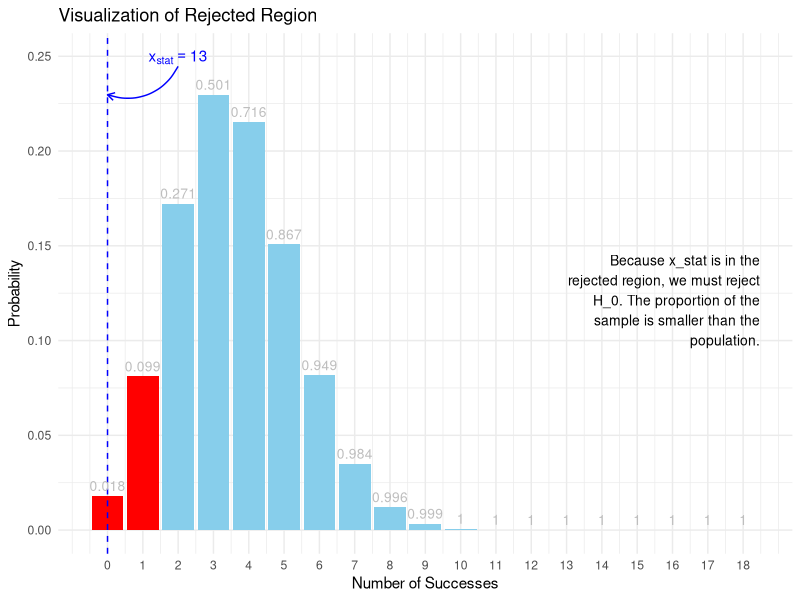

Source code (R):
# Load necessary libraries
library(ggplot2)
library(grid)

# Define parameters for the binomial distribution
n <- 18  # number of trials
p <- 0.2 # probability of success
right_tail <- FALSE
cv <- 1 # critical value
x_stat <- 0 # value for vertical line

# Create a data frame for the binomial distribution
x <- 0:n  # possible number of successes
probabilities <- dbinom(x, size = n, prob = p)  # calculate probabilities
cumulative_probabilities <- pbinom(x, size = n, prob = p)  # calculate cumulative probabilities
binom_data <- data.frame(successes = x, probabilities = probabilities, cumulative_probabilities = cumulative_probabilities)

# Find the maximum probability for positioning the label
max_prob <- max(probabilities)

# Determine the text to display based on the conditions
if (right_tail && x_stat > cv) {
  text_content <- "Because x_stat is in the rejected region, we must reject H_0. The proportion of the sample is bigger than the population."
} else if (right_tail && x_stat <= cv) {
  text_content <- "Because x_stat is not in the rejected region, we fail to reject H_0. The proportion of the sample is not bigger than the population."
} else if (!right_tail && x_stat > cv) {
  text_content <- "Because x_stat is not in the rejected region, we fail to reject H_0. The proportion of the sample is not smaller than the population."
} else {
  text_content <- "Because x_stat is in the rejected region, we must reject H_0. The proportion of the sample is smaller than the population."
}

# Create the binomial distribution plot
p <- ggplot(binom_data, aes(x = successes, y = probabilities)) +
  geom_bar(stat = "identity", 
           aes(fill = ifelse((right_tail & successes >= cv) | 
                               (!right_tail & successes <= cv), 
                             "red", "skyblue")), 
           color = NA) +  # Set color to NA to remove bar outlines
  labs(title = "Visualization of Rejected Region",
       x = "Number of Successes",
       y = "Probability") +
  scale_x_continuous(breaks = 0:n) +  # Set x-axis breaks to include all successes
  scale_fill_identity() +  # Use the fill colors defined in aes
  theme_minimal() +
  geom_vline(xintercept = x_stat, linetype = "dashed", color = "blue") +  # Add vertical dashed line
  annotate("text", x = x_stat + 2, y = max_prob + 0.02,  # Position label above the highest bar
           label = expression(x[stat] == 13), color = "blue") +  # Use expression for x_stat
  annotate("curve", x = x_stat + 2, y = max_prob + 0.015, 
           xend = x_stat, yend = max_prob, 
           curvature = -0.4, arrow = arrow(length = unit(0.2, "cm")), 
           color = "blue", linetype = 1) 

# Add cumulative probabilities to the plot (replacing probability labels)
if (right_tail) {
  p <- p + geom_text(aes(label = round(1 - cumulative_probabilities, 3)), 
                     vjust = -0.5, color = "grey", size = 3.5) 
} else {
  p <- p + geom_text(aes(label = round(cumulative_probabilities, 3)), 
                     vjust = -0.5, color = "grey", size = 3.5)
}

# Print the plot
print(p)

# Function to split text into multiple lines
split_text <- function(text, max_words_per_line) {
  words <- unlist(strsplit(text, " "))
  
  # Create lines by grouping words
  lines <- sapply(seq(1, length(words), by = max_words_per_line), 
                  function(i) paste(words[i:min(i + max_words_per_line - 1, length(words))], collapse = " "))
  
  return(lines)
}

# Prepare the text for display
formatted_text <- split_text(text_content, 5)

# Use grid.text to add the text to the plot area
grid.text(label = paste(formatted_text, collapse = "\n"), 
          x = unit(0.95, "npc"),  # Position at 95% of the plot width
          y = unit(0.5, "npc"),   # Position at 50% of the plot height
          just = "right",         # Right align the text
          gp = gpar(col = "black", fontsize = 10, fill = "lightblue"))
